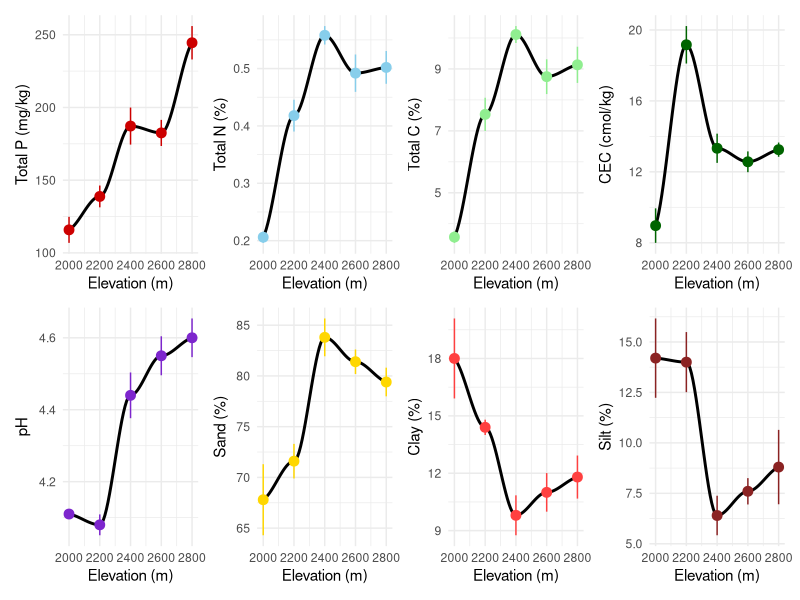
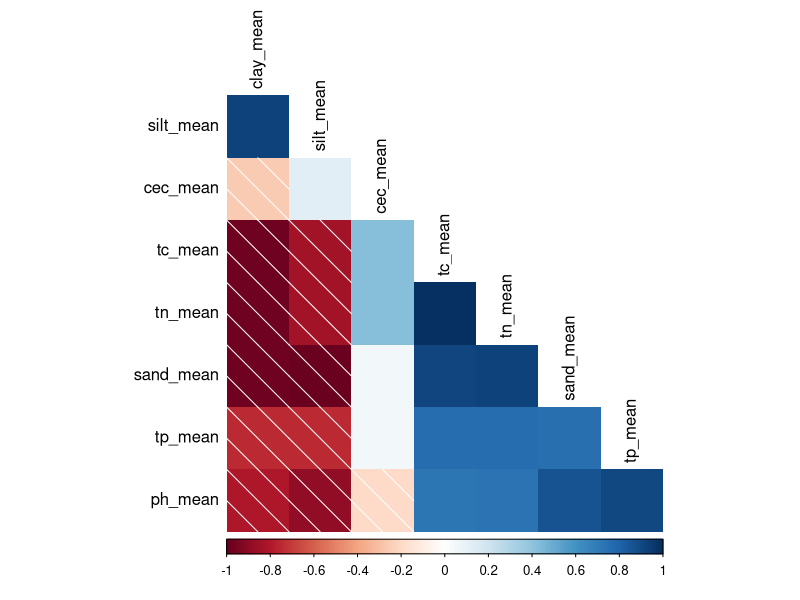
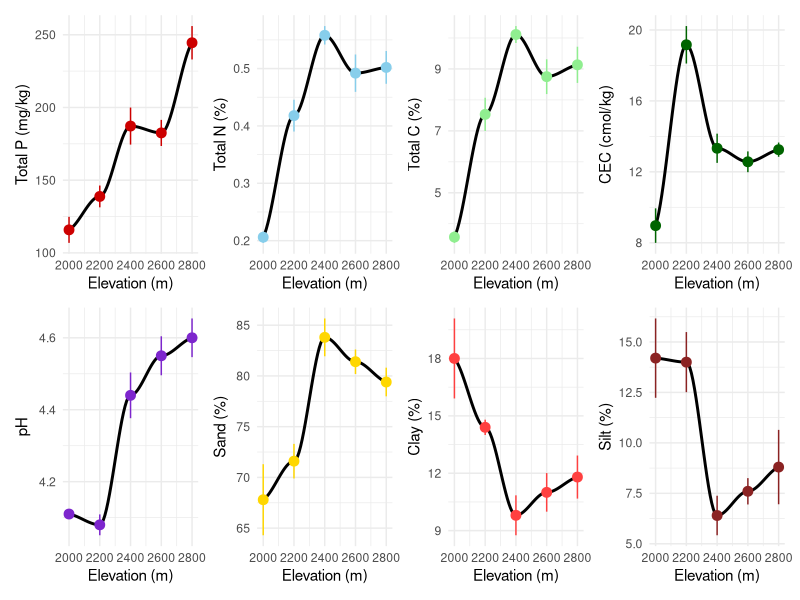

The R script that drew these images, in order:
### Visualise soil texture and nutrients data
# modified 01/07/2025 by Joe

### 1. Set up ----
library(tidyverse)
library(plotrix)
library(corrplot)
library(patchwork)

# load in soil data
soil <- read_csv('xii_soil_texture_nutrients/xii_PFTC7_clean_soil_2023.csv')

### 2. Format and glimpse data ----
# pivot wider
soil_wide <- soil %>%
  pivot_wider(names_from = 'variable', values_from = 'value')
glimpse(soil_wide)

# summary vals for each elevation band
soil_sum <- soil_wide %>%
              group_by(elevation_m_asl) %>%
              summarise_at(vars(tc:silt),
                            list(mean = mean, 
                                 sd = sd,
                                 se = std.error), 
                           na.rm = T)

### 3. Correlation plots for each soil variable ----
# correlation matrix of soils across sites
png('results/xii_soil_texture_nutrients/soil_corrplot.png',
    width = 7, height = 4.5,
    units = 'in', res = 320)
corrplot(cor(soil_sum[,2:9]), 
         method = 'shade',
         type = 'lower',
         diag = F,
         order = 'AOE',
         tl.col = 'black')
dev.off()

### 4. Line plots for each soil variable across elevation ----
ggplot(soil_sum, aes(x = elevation_m_asl, y = tp_mean)) +
  geom_smooth(method = 'loess', col = 'black') +
  geom_point(size = 3, col = 'red3') +
  geom_linerange(aes(ymin = tp_mean - tp_se, ymax = tp_mean + tp_se), col = 'red3') +
  labs(x = 'Elevation (m)', y = 'Total P (mg/kg)') +
  theme_minimal() +
  
ggplot(soil_sum,aes(x = elevation_m_asl, y = tn_mean)) +
  geom_smooth(method = 'loess', col = 'black') +
  geom_point(size = 3, col = 'skyblue') +
  geom_linerange(aes(ymin = tn_mean - tn_se, ymax = tn_mean + tn_se), col = 'skyblue') +

  labs(x = 'Elevation (m)', y = 'Total N (%)') +  theme_minimal() +
  
ggplot(soil_sum,aes(x = elevation_m_asl, y = tc_mean)) +
  geom_smooth(method = 'loess', col = 'black') +
  geom_point(size = 3, col = 'lightgreen') +
  geom_linerange(aes(ymin = tc_mean - tc_se, ymax = tc_mean + tc_se), col = 'lightgreen') +

  labs(x = 'Elevation (m)', y = 'Total C (%)') +  theme_minimal() +
  
ggplot(soil_sum, aes(x = elevation_m_asl, y = cec_mean)) +
  geom_smooth(method = 'loess', col = 'black') +
  geom_point(size = 3, col = 'darkgreen') +
  geom_linerange(aes(ymin = cec_mean - cec_se, ymax = cec_mean + cec_se), col = 'darkgreen') +

  labs(x = 'Elevation (m)', y = 'CEC (cmol/kg)') +
  theme_minimal() +

ggplot(soil_sum, aes(x = elevation_m_asl, y = ph_mean)) +
  geom_smooth(method = 'loess', col = 'black') +
  geom_point(size = 3, col = 'purple3') +
  geom_linerange(aes(ymin = ph_mean - ph_se, ymax = ph_mean + ph_se), col = 'purple3') +

  labs(x = 'Elevation (m)', y = 'pH') + theme_minimal() +
  

ggplot(soil_sum,aes(x = elevation_m_asl, y = sand_mean)) +
  geom_smooth(method = 'loess', col = 'black') +
  geom_point(size = 3, col = 'gold') +
  geom_linerange(aes(ymin = sand_mean - sand_se, ymax = sand_mean + sand_se), col = 'gold') +

  labs(x = 'Elevation (m)', y = 'Sand (%)') +  theme_minimal() +

  ggplot(soil_sum,aes(x = elevation_m_asl, y = clay_mean)) +
  geom_smooth(method = 'loess', col = 'black') +
  geom_point(size = 3, col = 'brown1') +
  geom_linerange(aes(ymin = clay_mean - clay_se, ymax = clay_mean + clay_se), col = 'brown1') +

  labs(x = 'Elevation (m)', y = 'Clay (%)') +  theme_minimal() +
  
ggplot(soil_sum,aes(x = elevation_m_asl, y = silt_mean)) +
  geom_smooth(method = 'loess', col = 'black') +
  geom_point(size = 3, col = 'brown4') +
  geom_linerange(aes(ymin = silt_mean - silt_se, ymax = silt_mean + silt_se), col = 'brown4') +

  labs(x = 'Elevation (m)', y = 'Silt (%)') +  theme_minimal() +
  plot_layout(nrow = 2, ncol = 4)

# save
ggsave('results/xii_soil_texture_nutrients/soil_vars_by_elev.png',
       width = 8, height = 4, dpi = 320)

